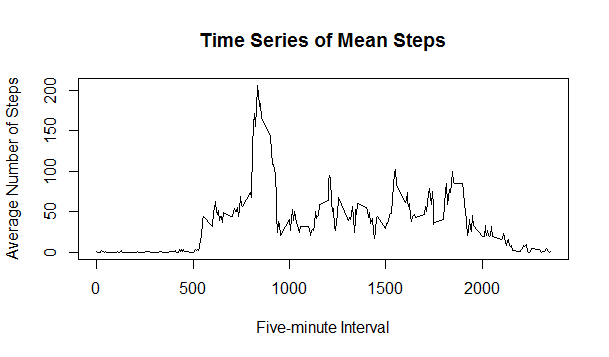

Source code (R):
setwd("C:/Users/d2i2k/Documents/GitHub/RepData_PeerAssessment1")
ActivityData <- read.csv("activity.csv", header=TRUE) 
y <- tapply(ActivityData$steps,INDEX=ActivityData$interval,FUN=mean,na.rm=TRUE)
x <- tapply(ActivityData$interval,INDEX=ActivityData$interval,FUN=mean,na.rm=TRUE)
xy <- cbind(x,y)
plot(xy,type="l",main="Time Series of Mean Steps",xlab="Five-minute Interval",ylab="Average Number of Steps")
which.max(y)
